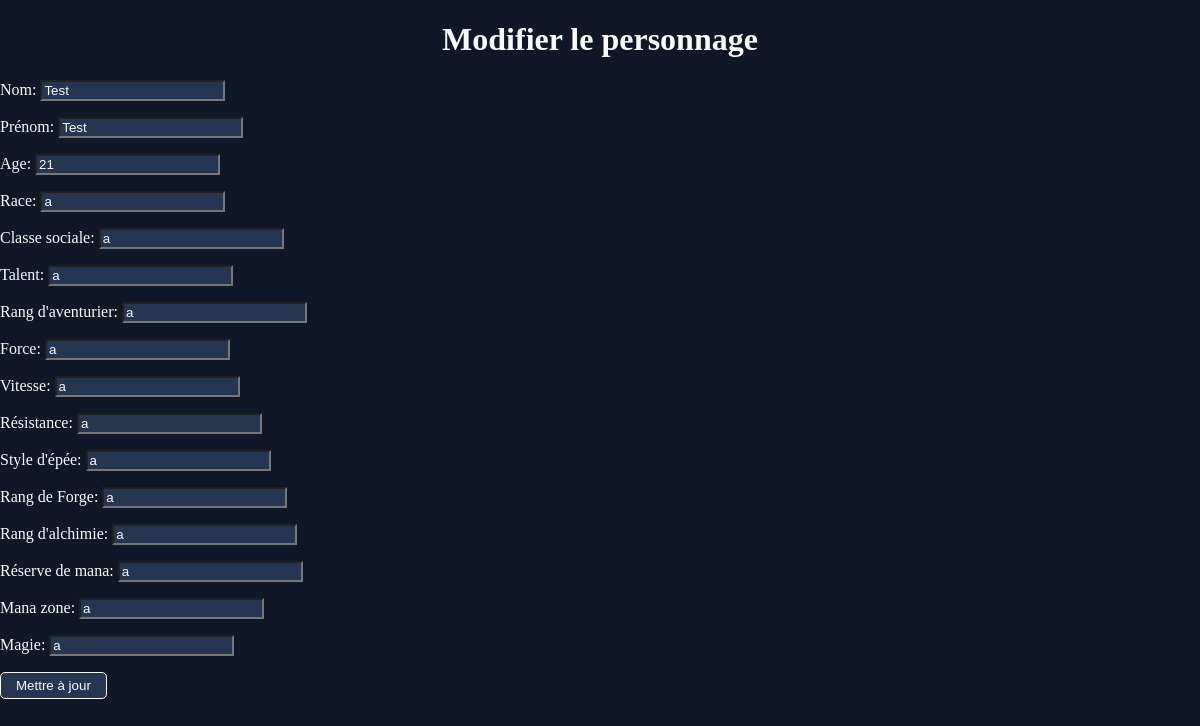
Screenshot of /update/1 with the database file from the repository.
### app.py (models this page shows, shortened)
class Character(db.Model):
    id = db.Column(db.Integer, primary_key=True)
    last_name = db.Column(db.String(200), nullable=False, default='Doe')
    name = db.Column(db.String(200), nullable=False, default='John')
    age = db.Column(db.Integer, nullable=False, default=20)
    race = db.Column(db.String(200), nullable=False, default='Humain')
    social_class = db.Column(db.String(200), nullable=False, default='Plébien')
    talent = db.Column(db.String(200), nullable=False, default='Aucun')
    adventurer_rank = db.Column(db.String(200), nullable=False, default='Aucun')
    strength = db.Column(db.String(200), nullable=False, default='E')
    speed = db.Column(db.String(200), nullable=False, default='E')
    resistance = db.Column(db.String(200), nullable=False, default='E')
    sword_style = db.Column(db.String(200), nullable=False, default='Aucun')
    smith_rank = db.Column(db.String(200), nullable=False, default='/')
    alchemy_rank = db.Column(db.String(200), nullable=False, default='/')
    mana_reserve = db.Column(db.String(200), nullable=False, default='Très faible')
    mana_zone = db.Column(db.String(200), nullable=False, default='/')
    magic_mastery = db.Column(db.String(2000), nullable=False, default='/')
    date_created = db.Column(db.DateTime, default=datetime.utcnow)
    skills = db.relationship('Skill', backref='owner', lazy='dynamic', cascade="all, delete-orphan")
    items = db.relationship('Item', backref='owner', lazy='dynamic', cascade="all, delete-orphan")

### app.py (the view)
@app.route('/update/<int:id>', methods=['GET', 'POST'])
def update(id):
    character = Character.query.get_or_404(id)
    if request.method == 'POST':
        new_last_name = request.form['last_name'].strip()
        new_name = request.form['name'].strip()
        try:
            new_age = int(request.form['age'])
        except ValueError:
            return 'L\'âge doit être un nombre valide.', 400
        new_race = request.form['race'].strip()
        new_social_class = request.form['social_class'].strip()
        new_talent = request.form['talent'].strip()
        new_adventurer_rank = request.form['adventurer_rank'].strip()
        new_strength = request.form['strength'].strip()
        new_speed = request.form['speed'].strip()
        new_resistance = request.form['resistance'].strip()
        new_sword_style = request.form['sword_style'].strip()
        new_smith_rank = request.form['smith_rank'].strip()
        new_alchemy_rank = request.form['alchemy_rank'].strip()
        new_mana_reserve = request.form['mana_reserve'].strip()
        new_mana_zone = request.form['mana_zone'].strip()
        new_magic_mastery = request.form['magic_mastery'].strip()
        try:
            character.last_name = new_last_name
            character.name = new_name
            character.age = new_age
            character.race = new_race
            character.social_class = new_social_class
            character.talent = new_talent
            character.adventurer_rank = new_adventurer_rank
            character.strength = new_strength
            character.speed = new_speed
            character.resistance = new_resistance
            character.sword_style = new_sword_style
            character.smith_rank = new_smith_rank
            character.alchemy_rank = new_alchemy_rank
            character.mana_reserve = new_mana_reserve
            character.mana_zone = new_mana_zone
            character.magic_mastery = new_magic_mastery
            db.session.commit()
            return redirect(url_for('index'))
        except Exception as e:
            print(f"Erreur de mise à jour: {e}")
            return 'Une erreur est survenue lors de la mise à jour de la tâche.', 500
    else:
        return render_template('update.html', character=character)

### templates/update.html (shortened to what this page needs)
<!DOCTYPE html>
<html lang="fr">
<head>
    <link rel="stylesheet" href="{{ url_for('static', filename='css/style.css') }}">
</head>
<body>
    <h1 class="title">Modifier le personnage</h1>
    <form method="POST">
        <p class="character-content">
            Nom: <input type="text" name="last_name" id="last_name" value="{{  character.last_name }}" required class="input_update">
        </p>
        <p class="character-content">
            Prénom: <input type="text" name="name" id="name" value="{{character.name}}" required class="input_update">
        </p>
        <p class="character-content">
            Age: <input type="text" name="age" id="age" value="{{character.age}}" required class="input_update">
        </p>
        <p class="character-content">
            Race: <input type="text" name="race" id="race" value="{{character.race}}" required class="input_update">
        </p>
        <p class="character-content">
            Classe sociale: <input type="text" name="social_class" id="social_class" value="{{character.social_class}}" required class="input_update">
        </p>
        <p class="character-content">
            Talent: <input type="text" name="talent" id="talent" value="{{character.talent}}" required class="input_update">
        </p>
        <p class="character-content">
            Rang d'aventurier: <input type="text" name="adventurer_rank" id="adventurer_rank" value="{{character.adventurer_rank}}" required class="input_update">
        </p>
        <p class="character-content">
            Force: <input type="text" name="strength" id="strength" value="{{  character.strength }}" required class="input_update">
        </p>
        <p class="character-content">
            Vitesse: <input type="text" name="speed" id="speed" value="{{  character.speed }}" required class="input_update">
        </p>
        <p class="character-content">
            Résistance: <input type="text" name="resistance" id="resistance" value="{{  character.resistance }}" required class="input_update">
        </p>
        <p class="character-content">
            Style d'épée: <input type="text" name="sword_style" id="sword_style" value="{{character.sword_style}}" required class="input_update">
        </p>
        <p class="character-content">
            Rang de Forge: <input type="text" name="smith_rank" id="smith_rank" value="{{character.smith_rank}}" required class="input_update">
        </p>
        <p class="character-content">
            Rang d'alchimie: <input type="text" name="alchemy_rank" id="alchemy_rank" value="{{character.alchemy_rank}}" required class="input_update">
        </p>
        <p class="character-content">
            Réserve de mana: <input type="text" name="mana_reserve" id="mana_reserve" value="{{character.mana_reserve}}" required class="input_update">
        </p>
        <p class="character-content">
            Mana zone: <input type="text" name="mana_zone" id="mana_zone" value="{{character.mana_zone}}" required class="input_update">
        </p>
        <p class="character-content">
            Magie: <input type="text" name="magic_mastery" id="magic_mastery" value="{{character.magic_mastery}}" required class="input_update">
        </p>
        <input type="submit" value="Mettre à jour">
    </form>
</body>
</html>

### static/css/style.css (style rules this page uses)
:root { --primary-color: #263550; --secondary-color: #101828; --third-color: #F8FAFC; }
body { margin: 0px; background-color: var(--secondary-color); }
.title { display:flex; justify-content: center; color: var(--third-color) }
input[type=submit] { padding:5px 15px; background-color:var(--primary-color); color: var(--third-color); border: 1px solid var(--third-color); cursor:pointer; -webkit-border-radius: 5px; border-radius: 5px; }
input[type=text] { background-color:var(--primary-color) }
.character-content { color:var(--third-color) }
.input_update { background-color:var(--primary-color); color:var(--third-color); }

### rows the page displays
Character: last_name "Test", name "Test", age "21", race "a", social_class "a", talent "a", adventurer_rank "a", strength "a", speed "a", resistance "a", sword_style "a", smith_rank "a", alchemy_rank "a", mana_reserve "a", mana_zone "a", magic_mastery "a"
